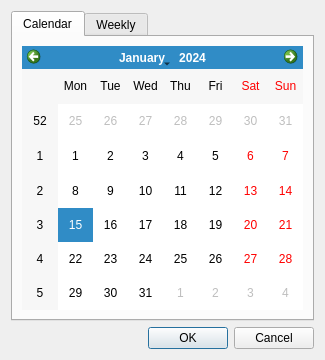
<?xml version="1.0" encoding="UTF-8"?>
<ui version="4.0">
 <class>Calendar</class>
 <widget class="QDialog" name="Calendar">
  <property name="geometry">
   <rect>
    <x>0</x>
    <y>0</y>
    <width>325</width>
    <height>360</height>
   </rect>
  </property>
  <property name="windowTitle">
   <string>Calendar</string>
  </property>
  <property name="windowIcon">
   <iconset resource="../../../qshutdown.qrc">
    <normaloff>:/red_glasses</normaloff>:/red_glasses</iconset>
  </property>
  <layout class="QGridLayout" name="gridLayout">
   <item row="1" column="0">
    <widget class="QDialogButtonBox" name="buttonBox">
     <property name="orientation">
      <enum>Qt::Horizontal</enum>
     </property>
     <property name="standardButtons">
      <set>QDialogButtonBox::Cancel|QDialogButtonBox::Ok</set>
     </property>
    </widget>
   </item>
   <item row="0" column="0">
    <widget class="QTabWidget" name="tabWidget">
     <property name="currentIndex">
      <number>0</number>
     </property>
     <widget class="QWidget" name="tab">
      <attribute name="title">
       <string>Calendar</string>
      </attribute>
      <layout class="QHBoxLayout" name="horizontalLayout">
       <item>
        <widget class="QCalendarWidget" name="calendarWidget"/>
       </item>
      </layout>
     </widget>
     <widget class="QWidget" name="tab_2">
      <attribute name="title">
       <string>Weekly</string>
      </attribute>
      <layout class="QVBoxLayout" name="verticalLayout">
       <item>
        <widget class="QCheckBox" name="weekly">
         <property name="text">
          <string>activate weekly</string>
         </property>
        </widget>
       </item>
       <item>
        <widget class="QLabel" name="label">
         <property name="text">
          <string>Please note that you might want to enable autostart and countdown at startup.</string>
         </property>
         <property name="wordWrap">
          <bool>true</bool>
         </property>
        </widget>
       </item>
       <item>
        <widget class="Line" name="line">
         <property name="orientation">
          <enum>Qt::Horizontal</enum>
         </property>
        </widget>
       </item>
       <item>
        <widget class="QScrollArea" name="scrollArea">
         <property name="widgetResizable">
          <bool>true</bool>
         </property>
         <property name="alignment">
          <set>Qt::AlignLeading|Qt::AlignLeft|Qt::AlignTop</set>
         </property>
         <widget class="QWidget" name="scrollAreaWidgetContents">
          <property name="geometry">
           <rect>
            <x>0</x>
            <y>0</y>
            <width>283</width>
            <height>180</height>
           </rect>
          </property>
          <layout class="QVBoxLayout" name="verticalLayout_2">
           <property name="spacing">
            <number>5</number>
           </property>
           <property name="margin">
            <number>0</number>
           </property>
           <item>
            <layout class="QVBoxLayout" name="verticalLayout_3">
             <property name="spacing">
              <number>5</number>
             </property>
            </layout>
           </item>
          </layout>
         </widget>
        </widget>
       </item>
      </layout>
     </widget>
    </widget>
   </item>
  </layout>
 </widget>
 <resources>
  <include location="../../../qshutdown.qrc"/>
 </resources>
 <connections>
  <connection>
   <sender>buttonBox</sender>
   <signal>accepted()</signal>
   <receiver>Calendar</receiver>
   <slot>close()</slot>
   <hints>
    <hint type="sourcelabel">
     <x>248</x>
     <y>254</y>
    </hint>
    <hint type="destinationlabel">
     <x>157</x>
     <y>274</y>
    </hint>
   </hints>
  </connection>
  <connection>
   <sender>buttonBox</sender>
   <signal>rejected()</signal>
   <receiver>Calendar</receiver>
   <slot>close()</slot>
   <hints>
    <hint type="sourcelabel">
     <x>316</x>
     <y>260</y>
    </hint>
    <hint type="destinationlabel">
     <x>286</x>
     <y>274</y>
    </hint>
   </hints>
  </connection>
  <connection>
   <sender>weekly</sender>
   <signal>toggled(bool)</signal>
   <receiver>calendarWidget</receiver>
   <slot>setDisabled(bool)</slot>
   <hints>
    <hint type="sourcelabel">
     <x>60</x>
     <y>48</y>
    </hint>
    <hint type="destinationlabel">
     <x>158</x>
     <y>173</y>
    </hint>
   </hints>
  </connection>
 </connections>
</ui>
